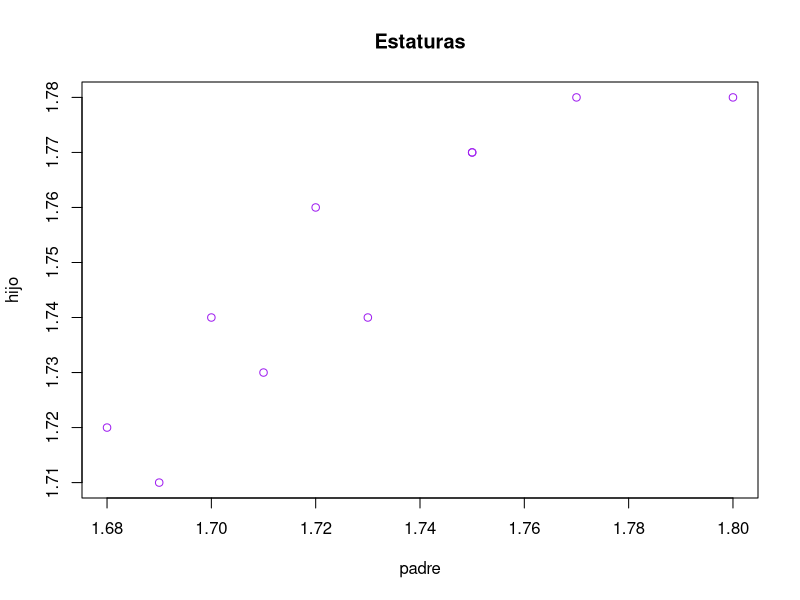

Write R code to recreate this figure.
## ---- chunk 1
getwd()
setwd("C:/Users/hplax/Desktop/ITESM/SegundoSemestre/Estadistica")
## ---- chunk 2
M = read.csv("estaturas.csv")
head(M, n = 3)
## ---- chunk 3
cor(M)
## ---- chunk 4
cor.test(M$padre, M$hijo)
## ---- chunk 5
plot(M, main = "Estaturas", col = "purple")
